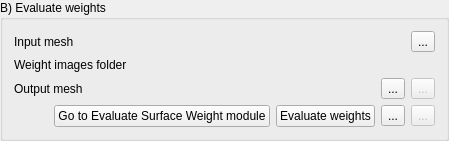
        <widget class="ctkCollapsibleGroupBox" name="EvalSurfaceWeightCollapsibleGroupBox">
         <property name="sizePolicy">
          <sizepolicy hsizetype="Preferred" vsizetype="Minimum">
           <horstretch>0</horstretch>
           <verstretch>0</verstretch>
          </sizepolicy>
         </property>
         <property name="title">
          <string>B) Evaluate weights</string>
         </property>
         <layout class="QGridLayout" name="gridLayout_10">
          <item row="0" column="0">
           <widget class="QLabel" name="EvalSurfaceWeightInputNodeLabel">
            <property name="text">
             <string>Input mesh</string>
            </property>
            <property name="workflow" stdset="0">
             <stringlist>
              <string>1</string>
              <string>2</string>
             </stringlist>
            </property>
           </widget>
          </item>
          <item row="0" column="1">
           <widget class="qMRMLNodeComboBox" name="EvalSurfaceWeightInputNodeComboBox">
            <property name="toolTip">
             <string>Select the input surface for which the weight will be evaluated</string>
            </property>
            <property name="nodeTypes">
             <stringlist>
              <string>vtkMRMLModelNode</string>
             </stringlist>
            </property>
            <property name="addEnabled">
             <bool>false</bool>
            </property>
            <property name="workflow" stdset="0">
             <stringlist>
              <string>1</string>
              <string>2</string>
             </stringlist>
            </property>
           </widget>
          </item>
          <item row="1" column="0">
           <widget class="QLabel" name="EvalSurfaceWeightWeightDirectoryLabel">
            <property name="text">
             <string>Weight images folder</string>
            </property>
            <property name="workflow" stdset="0">
             <stringlist>
              <string>2</string>
             </stringlist>
            </property>
           </widget>
          </item>
          <item row="1" column="1" colspan="3">
           <widget class="ctkPathLineEdit" name="EvalSurfaceWeightWeightPathLineEdit">
            <property name="filters">
             <set>ctkPathLineEdit::Dirs|ctkPathLineEdit::Drives|ctkPathLineEdit::Readable|ctkPathLineEdit::Writable</set>
            </property>
            <property name="workflow" stdset="0">
             <stringlist>
              <string>2</string>
             </stringlist>
            </property>
           </widget>
          </item>
          <item row="0" column="3">
           <widget class="QToolButton" name="EvalSurfaceWeightInputNodeToolButton">
            <property name="toolTip">
             <string>Load the surface model to pose.</string>
            </property>
            <property name="text">
             <string>...</string>
            </property>
            <property name="workflow" stdset="0">
             <stringlist>
              <string>1</string>
              <string>2</string>
             </stringlist>
            </property>
           </widget>
          </item>
          <item row="2" column="3">
           <widget class="QToolButton" name="EvalSurfaceWeightOutputNodeToolButton">
            <property name="enabled">
             <bool>false</bool>
            </property>
            <property name="toolTip">
             <string>Save to file the pre-posed surface model.</string>
            </property>
            <property name="text">
             <string>...</string>
            </property>
            <property name="workflow" stdset="0">
             <stringlist>
              <string>1</string>
              <string>2</string>
             </stringlist>
            </property>
           </widget>
          </item>
          <item row="2" column="0">
           <widget class="QLabel" name="EvalSurfaceWeightOutputNodeLabel">
            <property name="text">
             <string>Output mesh</string>
            </property>
            <property name="workflow" stdset="0">
             <stringlist>
              <string>1</string>
              <string>2</string>
             </stringlist>
            </property>
           </widget>
          </item>
          <item row="2" column="1">
           <widget class="qMRMLNodeComboBox" name="EvalSurfaceWeightOutputNodeComboBox">
            <property name="toolTip">
             <string>Select the output surface for which each vertex has an associated weight</string>
            </property>
            <property name="nodeTypes">
             <stringlist>
              <string>vtkMRMLModelNode</string>
             </stringlist>
            </property>
            <property name="workflow" stdset="0">
             <stringlist>
              <string>1</string>
              <string>2</string>
             </stringlist>
            </property>
           </widget>
          </item>
          <item row="3" column="0" colspan="4">
           <layout class="QHBoxLayout" name="horizontalLayout_13">
            <item>
             <spacer name="horizontalSpacer_17">
              <property name="orientation">
               <enum>Qt::Horizontal</enum>
              </property>
              <property name="sizeHint" stdset="0">
               <size>
                <width>40</width>
                <height>20</height>
               </size>
              </property>
             </spacer>
            </item>
            <item>
             <widget class="QPushButton" name="EvalSurfaceWeightGoToPushButton">
              <property name="toolTip">
               <string>Open the &quot;Evaluate Weights&quot; module</string>
              </property>
              <property name="text">
               <string>Go to Evaluate Surface Weight module</string>
              </property>
              <property name="workflow" stdset="0">
               <stringlist>
                <string>2</string>
               </stringlist>
              </property>
             </widget>
            </item>
            <item>
             <widget class="QPushButton" name="EvalSurfaceWeightApplyPushButton">
              <property name="toolTip">
               <string>&lt;!DOCTYPE HTML PUBLIC &quot;-//W3C//DTD HTML 4.0//EN&quot; &quot;http://www.w3.org/TR/REC-html40/strict.dtd&quot;&gt;
&lt;html&gt;&lt;head&gt;&lt;meta name=&quot;qrichtext&quot; content=&quot;1&quot; /&gt;&lt;style type=&quot;text/css&quot;&gt;
p, li { white-space: pre-wrap; }
&lt;/style&gt;&lt;/head&gt;&lt;body style=&quot; font-family:'MS Shell Dlg 2'; font-size:8.25pt; font-weight:400; font-style:normal;&quot;&gt;
&lt;p style=&quot; margin-top:0px; margin-bottom:0px; margin-left:0px; margin-right:0px; -qt-block-indent:0; text-indent:0px;&quot;&gt;&lt;span style=&quot; font-size:8pt;&quot;&gt;For each vertex of the surface, associate a weight for faster posing computation&lt;/span&gt;&lt;/p&gt;&lt;/body&gt;&lt;/html&gt;</string>
              </property>
              <property name="text">
               <string>Evaluate weights</string>
              </property>
              <property name="checkable">
               <bool>true</bool>
              </property>
             </widget>
            </item>
            <item>
             <widget class="QToolButton" name="EvalSurfaceWeightLoadToolButton">
              <property name="text">
               <string>...</string>
              </property>
              <property name="workflow" stdset="0">
               <stringlist>
                <string>0</string>
               </stringlist>
              </property>
             </widget>
            </item>
            <item>
             <widget class="QToolButton" name="EvalSurfaceWeightSaveToolButton">
              <property name="enabled">
               <bool>false</bool>
              </property>
              <property name="text">
               <string>...</string>
              </property>
              <property name="workflow" stdset="0">
               <stringlist>
                <string>0</string>
               </stringlist>
              </property>
             </widget>
            </item>
           </layout>
          </item>
          <item row="2" column="2">
           <widget class="QToolButton" name="EvalSurfaceWeightOutputNodeLoadToolButton">
            <property name="text">
             <string>...</string>
            </property>
            <property name="workflow" stdset="0">
             <stringlist>
              <string>1</string>
              <string>2</string>
             </stringlist>
            </property>
           </widget>
          </item>
         </layout>
        </widget>
